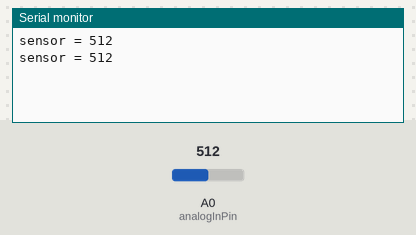
Recording of a sketch running on a simulated Arduino Uno, built with avr-gcc and run on an emulated ATmega328P. Parts: the last lines printed to the serial monitor. The inputs (shaded band) are chosen by the test bench; at power-on: A0 (analogInPin) = 512.

Above: at 1.8 s.
1.9 s: A0 (analogInPin) set to 716
At 2.5 s:
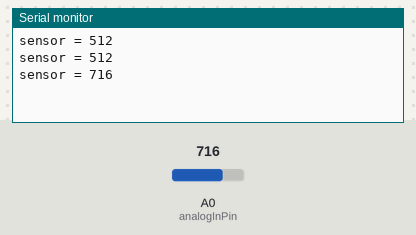
3.4 s: A0 (analogInPin) set to 900
At 4.8 s:
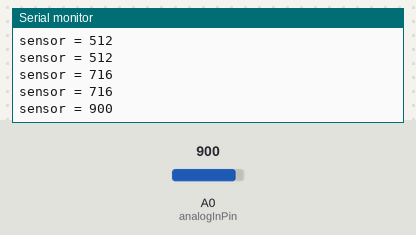
Timing chart, 0 to 6.4 s (numbered marks = the images above; inputs shaded):
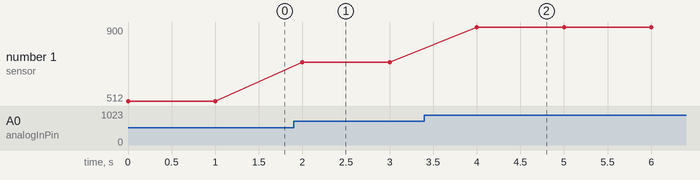

The sketch:

waterlevel_finalcode.ino
```cpp
const int analogInPin = A0;
int sensorValue = 0;

void setup() {
  // declare pin  to be an output:
  Serial.begin(9600);
}

// the loop routine runs over and over again forever:
void loop() {
  sensorValue = analogRead(analogInPin);
  Serial.print("sensor = ");
  Serial.print(sensorValue);
  Serial.print("\n");
  delay(1000);
}
```

Measured:
- after the input at 1.9 s, the serial monitor: prints a new line after 0.10 s (image 1)
- after the input at 3.4 s, the serial monitor: prints a new line after 0.60 s (image 2)
- plotted number 1: 512 → 716 after the input at 1.9 s, 716 → 900 after the input at 3.4 s
